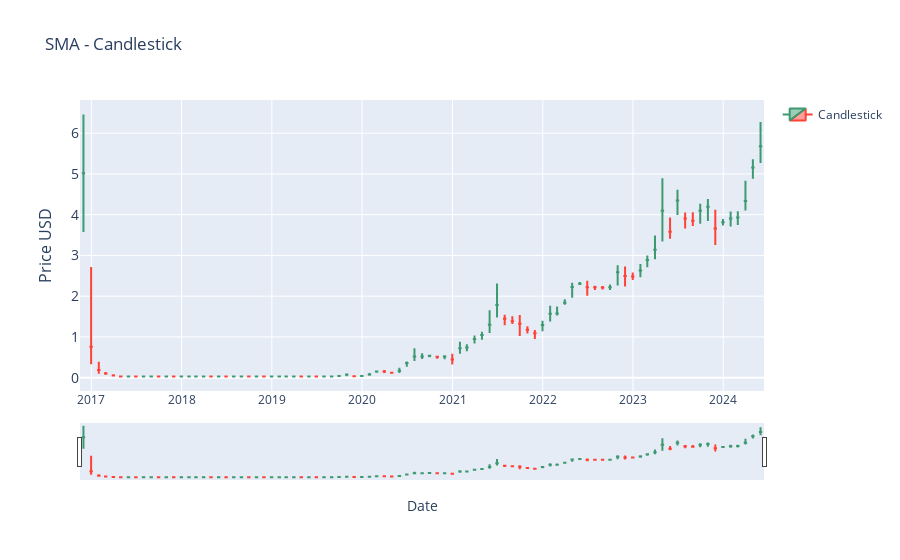

The code cell stored with this chart in its notebook:
### Code cell
# SIMPLE Moving Average (SMA) -  CANDLESTICK  
 # | Part of Moving Averages (2) block

# NOTE: this produces candlesticks based on (specified time frame e.g. Weekly) data


import plotly.graph_objects as go
import pandas as pd
from ipywidgets import interact, DatePicker
import numpy as np

# renames current item to df
df = current_item

# Resample the data to weekly timeframe
# NOTE: Range can be altered: 'W' (week), 'M' (Month), '2D' (2 Days)
new_data = df.resample('M').agg({
    'price_usd': ['max', 'min', 'mean'],
    'volume': 'sum'
})


# Slices the multi-level columns and renames
new_data.columns = ['high', 'low', 'mean', 'volume']
# print(new_data.head(10))

# Function to update the graph based on the selected date range
def update_graph(start_date, end_date):


    mask = (new_data.index >= pd.to_datetime(start_date)) & (new_data.index <= pd.to_datetime(end_date))
    filtered_data = new_data.loc[mask]

    
    # Creating the candlestick chart
    fig = go.Figure(data=[go.Candlestick(x=filtered_data.index,
                                         open=filtered_data['mean'],
                                         high=filtered_data['high'],
                                         low=filtered_data['low'],
                                         close=filtered_data['mean'],
                                         name='Candlestick')])
    


    # Formatting
    fig.update_layout(
        title='SMA - Candlestick',
        xaxis_title='Date',
        yaxis_title='Price USD',
        yaxis=dict(
            title='Price USD',
            titlefont_size=16,
            tickfont_size=14,
        ),
        
        showlegend=True
    )

    fig.show()


# Creating interactive widgets for date selection
start_date_picker = DatePicker(description='Start Date', value=current_item.index[0], disabled=False)
end_date_picker = DatePicker(description='End Date', value=current_item.index[-1], disabled=False)

# Display the interactive widget
interact(update_graph, start_date=start_date_picker, end_date=end_date_picker)
